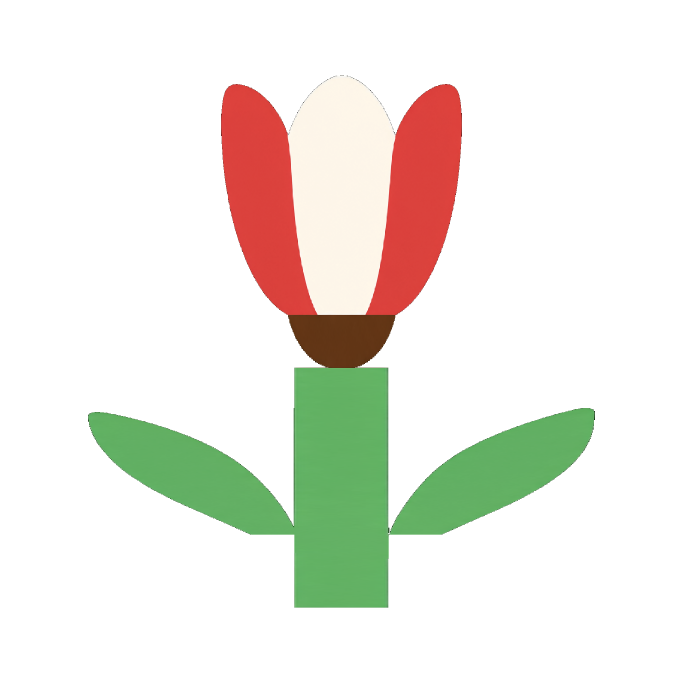
#> input picture games/beads/design/art/proposals/levels-20arcs-selection-20261117/A01-P03-tulip/a01p03-v1-s42-rgba.png, 2048 x 2048 px, found by its file name (shown at 1/3 size)
$ python measure-a01p03-backtrack.py
#> lines starting #> are read from the running program, lines starting #| are printed output that depends on the picture; after the words box and inside, x2 and y2 are one past the last pixel; in counts of white or black regions, pixels touching at a corner belong together
#!/usr/bin/env python3
# -*- coding: utf-8 -*-
"""一次性：回溯 P01 雏菊 v5 锁定版按系列五令测量（0 模型调用）。
v5 未硬 snap（云图色值非精确板色）⇒ 按十色板最近邻归组统计（与修复族第①步同口径）。
读数：① 归组色面占比（G12 主导≤50%）② 逐行宽度剖面→花头/茎分界 ③ 头高占整株高（令1 ≥85%）
④ 茎宽（格=64px，令1 ≥2格宽×1–2行短桩）。输出 temp/a01p03-backtrack-measure.json。"""
import json
import os

import numpy as np
from PIL import Image

REPO = os.path.dirname(os.path.dirname(os.path.abspath(__file__)))
SRC = os.path.join(REPO, "games/beads/design/art/proposals/levels-20arcs-selection-20261117/A01-P03-tulip/a01p03-v1-s42-rgba.png")
PAL = {"奶白": (253, 246, 233), "柠黄": (255, 210, 63), "活力橙": (245, 155, 35),
       "草绿": (63, 191, 107), "玫红": (232, 76, 61), "丁香紫": (142, 111, 217),
       "湖蓝": (61, 123, 245), "赭棕": (165, 101, 44), "深棕": (107, 62, 30), "炭黑": (51, 51, 61)}
a = np.asarray(Image.open(SRC).convert("RGBA"))
#> a is the input picture: shape (2048, 2048, 4); mean R, G, B, A 33.9, 32.2, 23.5, 53.2
h, w = a.shape[:2]
#> h = 2048; w = 2048
fg = a[:, :, 3] == 255
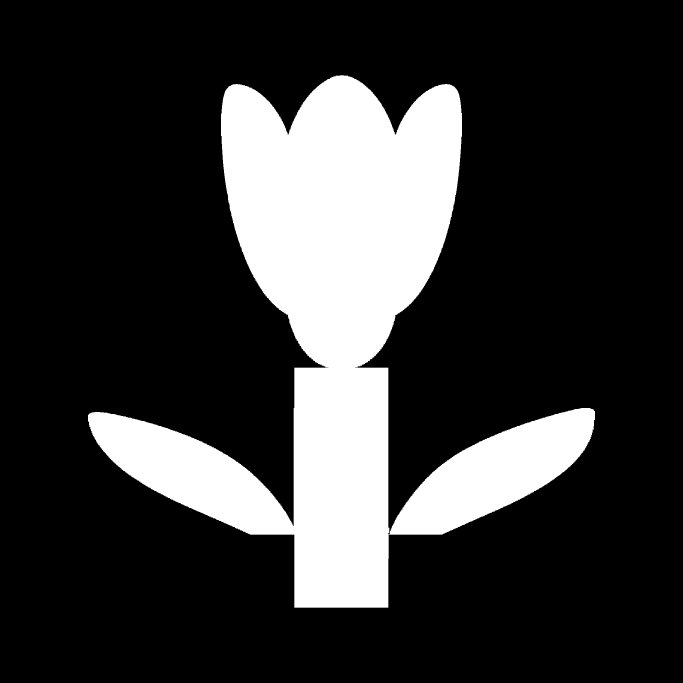
#> fg: shape (2048, 2048) bool (shown at 1/3 size); 20.8% white; 1 white region, box (x1, y1, x2, y2) and area: (264, 226, 1785, 1823) 874403
rgb = a[:, :, :3].astype(np.int32)
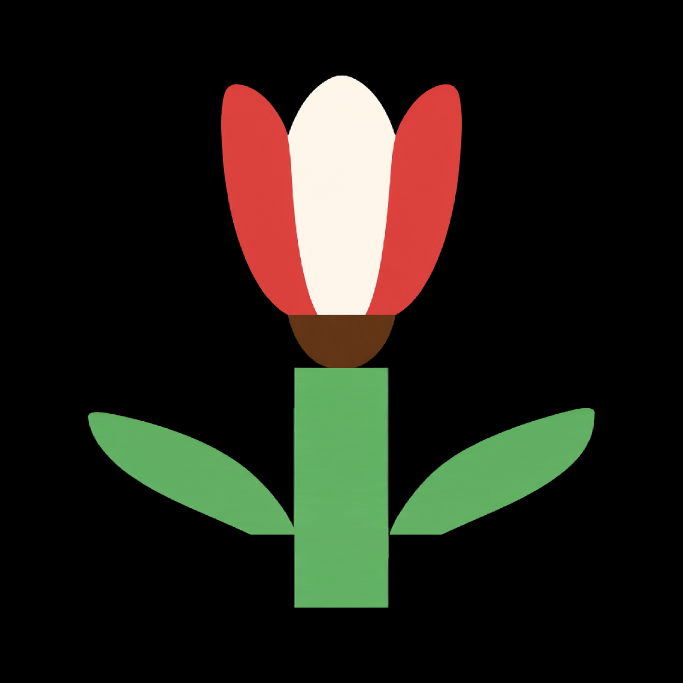
#> rgb: shape (2048, 2048, 3) int32 (shown at 1/3 size); mean R, G, B 33.9, 32.2, 23.5
# 精确色数（1D pack，快）
packed = (rgb[:, :, 0] << 16 | rgb[:, :, 1] << 8 | rgb[:, :, 2])[fg]
n_exact = len(np.unique(packed))
#> n_exact = 11350
# 十色板最近邻归组
names = list(PAL)
pc = np.array([PAL[n] for n in names], np.int32)
d = ((rgb[fg][:, None, :] - pc[None, :, :]) ** 2).sum(2)
idx = d.argmin(1)
cnt = np.bincount(idx, minlength=10)
#> cnt = [179002, 166, 0, 416385, 233760, 174, 0, 1037, 40566, 3313]
share = {names[i]: round(cnt[i] / fg.sum() * 100, 2) for i in np.argsort(-cnt) if cnt[i]}
#> share = {'草绿': 47.62, '玫红': 26.73, '奶白': 20.47, '深棕': 4.64, '炭黑': 0.38, '赭棕': 0.12, '丁香紫': 0.02, '柠黄': 0.02}
lab = np.full((h, w), -1, np.int8)
lab[fg] = idx
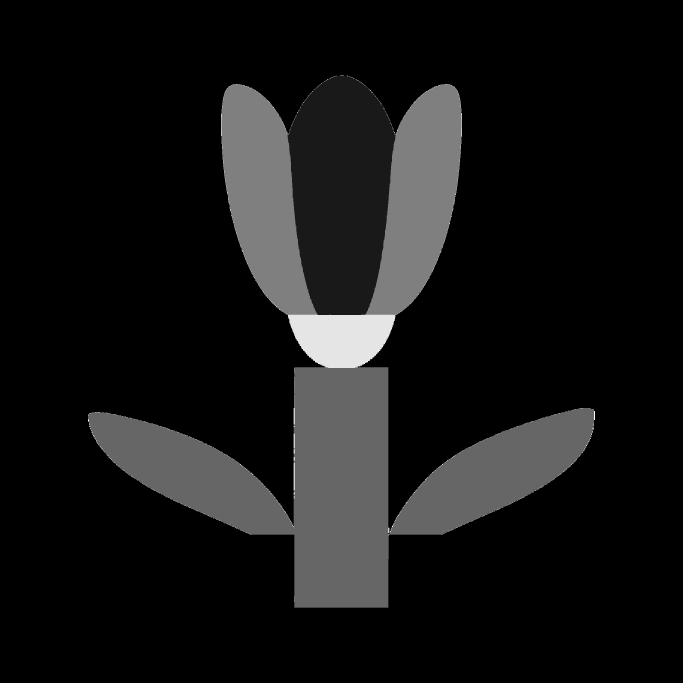
#> lab: shape (2048, 2048) int8 (shown at 1/3 size); min -1, max 9, mean -0.184; drawn with min black and max white

rows_w = fg.sum(axis=1)
#> rows_w = 2048 values, max 1053 at index 1407, min 0 at index 0, mean 427
ys = np.where(rows_w > 0)[0]
#> ys = 1597 values from 226 to 1822
y0, y1 = int(ys[0]), int(ys[-1])
#> y0 = 226; y1 = 1822
prof = []
for y in range(y0, y1 + 1, 32):
    row_lab = lab[y][fg[y]]
    c2 = np.bincount(row_lab, minlength=10)
    xs = np.where(fg[y])[0]
    prof.append({"y": y, "w_px": int(rows_w[y]), "span": [int(xs[0]), int(xs[-1])],
                 "dom": names[int(c2.argmax())]})
#> this loop made 50 passes
#> c2 on passes 2 to 13: [142, 0, 0, 0, 97, 0, 0, 3, 4, 3], [202, 0, 0, 0, 237, 1, 0, 1, 4, 2], [246, 0, 0, 0, 302, 1, 0, 4, 4, 0], [281, 0, 0, 0, 349, 0, 0, 5, 2, 2], [306, 0, 0, 0, 380, 2, 0, 6, 2, 1], [321, 0, 0, 0, 396, 0, 0, 2, 0, 0], [312, 0, 0, 0, 401, 0, 0, 2, 0, 0], [304, 0, 0, 0, 405, 0, 0, 1, 1, 0], [297, 2, 0, 0, 404, 0, 0, 0, 2, 0], [294, 1, 0, 0, 400, 0, 0, 0, 2, 0], [289, 0, 0, 0, 396, 0, 0, 0, 2, 1], [283, 1, 0, 0, 388, 0, 0, 1, 2, 0]
#> (row_lab, c2) on pass 1: ([9, 9, 9, 9, 9, 9, 9, 9, 9, 9, 9, 9], [0, 0, 0, 0, 0, 0, 0, 0, 0, 12])
#> after the loop, prof = 50 items
ranges = {}
for i in range(10):
    if not cnt[i]:
        continue
    m = lab == i
    yy = np.where(m.any(axis=1))[0]
    ranges[names[i]] = {"y": [int(yy[0]), int(yy[-1])], "px": int(cnt[i]),
                        "max_row_w": int(m.sum(axis=1).max())}
#> this loop made 10 passes
#> pass 1, `m = lab == i`:
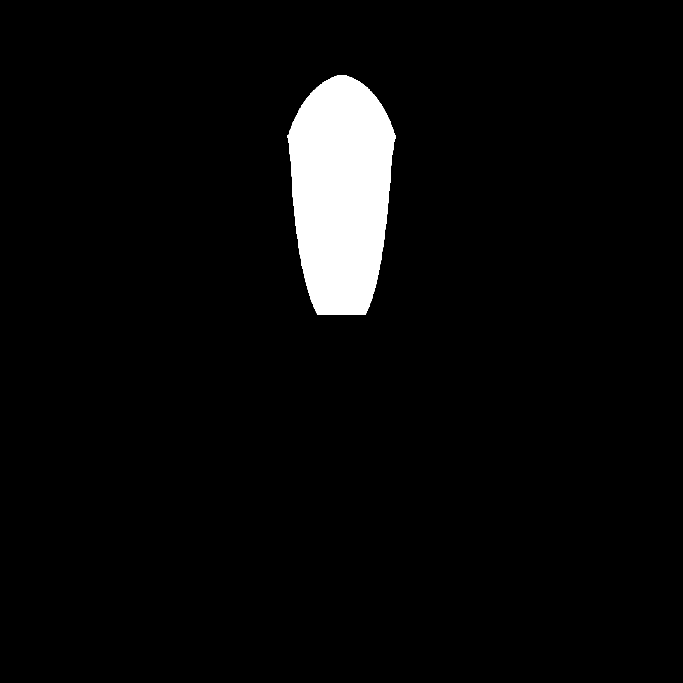
#> m: shape (2048, 2048) bool (shown at 1/3 size); 4.3% white; 1 white region, box (x1, y1, x2, y2) and area: (863, 227, 1187, 945) 179002
#> pass 2, `m = lab == i`:
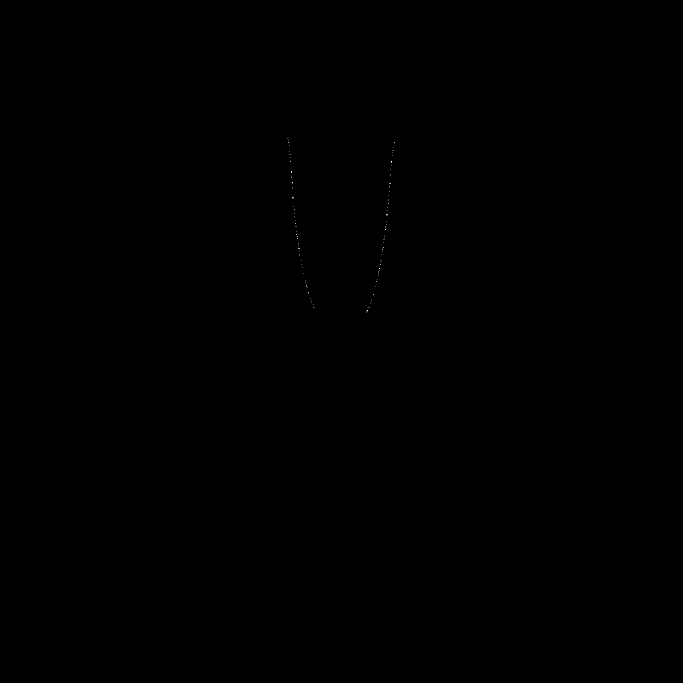
#> m: shape (2048, 2048) bool (shown at 1/3 size); 0% white in thin lines or dots, all inside (x1, y1, x2, y2) = (863, 414, 1184, 938)
#> after the loop, ranges = 8 items
info = {"src": os.path.basename(SRC), "exact_unique_colors": n_exact,
        "plant_bbox_y": [y0, y1], "plant_h_px": y1 - y0 + 1,
        "area_share_pct": share, "max_share_pct": max(share.values()),
        "color_y_ranges": ranges, "row_profile_32px": prof}
json.dump(info, open(os.path.join(REPO, "temp/a01p03-backtrack-measure.json"), "w"), ensure_ascii=False, indent=2)
print("exact_unique_colors:", n_exact)
#| exact_unique_colors: 11350
print("area_share_pct:", json.dumps(share, ensure_ascii=False))
#| area_share_pct: {"草绿": 47.62, "玫红": 26.73, "奶白": 20.47, "深棕": 4.64, "炭黑": 0.38, "赭棕": 0.12, "丁香紫": 0.02, "柠黄": 0.02}
print("plant y:", y0, y1, "h:", y1 - y0 + 1)
#| plant y: 226 1822 h: 1597
print("color_y_ranges:", json.dumps(ranges, ensure_ascii=False))
#> (printed output is left out)
print("row profile (y, w_px, dom):")
for p in prof:
    print(f"  {p['y']:4d} {p['w_px']:4d} {p['dom']}")
#> this loop made 50 passes
#> p on passes 1 to 11: {'y': 226, 'w_px': 12, 'span': [1020, 1031], 'dom': '炭黑'}, {'y': 258, 'w_px': 249, 'span': [688, 1359], 'dom': '奶白'}, {'y': 290, 'w_px': 447, 'span': [671, 1378], 'dom': '玫红'}, {'y': 322, 'w_px': 557, 'span': [666, 1382], 'dom': '玫红'}, {'y': 354, 'w_px': 639, 'span': [663, 1385], 'dom': '玫红'}, {'y': 386, 'w_px': 697, 'span': [663, 1385], 'dom': '玫红'}, {'y': 418, 'w_px': 719, 'span': [665, 1383], 'dom': '玫红'}, {'y': 450, 'w_px': 715, 'span': [667, 1381], 'dom': '玫红'}, {'y': 482, 'w_px': 711, 'span': [669, 1379], 'dom': '玫红'}, {'y': 514, 'w_px': 705, 'span': [672, 1376], 'dom': '玫红'}, {'y': 546, 'w_px': 697, 'span': [676, 1372], 'dom': '玫红'}
#|    226   12 炭黑
#|    258  249 奶白
#|    290  447 玫红
#|    322  557 玫红
#|    354  639 玫红
#|    386  697 玫红
#|    418  719 玫红
#|    450  715 玫红
#> (further printed lines are left out)
